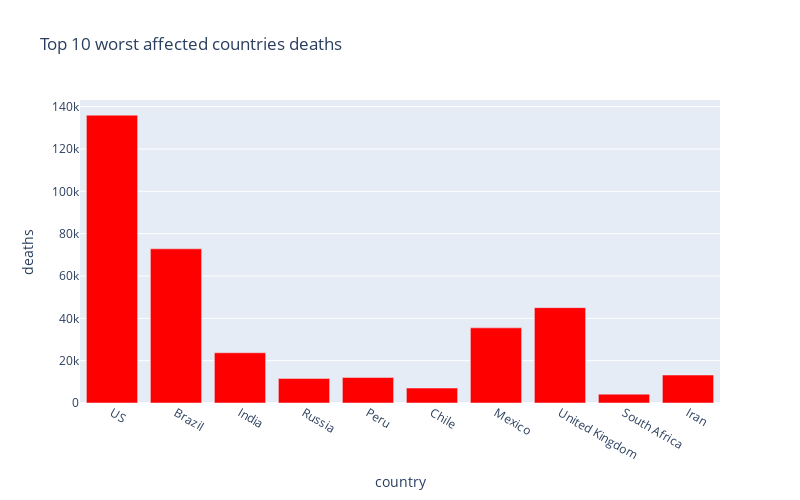

The code cell stored with this chart in its notebook:
### Code cell
px.bar(
    sort_country_df.head(10),
    x = "country",
    y = "deaths",
    title= "Top 10 worst affected countries deaths", # the axis names
    color_discrete_sequence=["red"], 
    height=500,
    width=800
)

### Figure 1 — Plotly figure (JSON) as saved in the notebook; plotly's stock layout.template omitted (floating-point values rounded to 4 significant figures)
{"data": [{"alignmentgroup": "True", "hovertemplate": "country=%{x}<br>deaths=%{y}<extra></extra>", "legendgroup": "", "marker": {"color": "red"}, "name": "", "offsetgroup": "", "orientation": "v", "showlegend": false, "textposition": "auto", "type": "bar", "x": ["US", "Brazil", "India", "Russia", "Peru", "Chile", "Mexico", "United Kingdom", "South Africa", "Iran"], "xaxis": "x", "y": [135984, 72833, 23727, 11597, 12054, 7069, 35491, 45053, 4172, 13211], "yaxis": "y"}], "layout": {"barmode": "relative", "height": 500, "legend": {"tracegroupgap": 0}, "title": {"text": "Top 10 worst affected countries deaths"}, "width": 800, "xaxis": {"anchor": "y", "domain": [0, 1], "title": {"text": "country"}}, "yaxis": {"anchor": "x", "domain": [0, 1], "title": {"text": "deaths"}}}}
